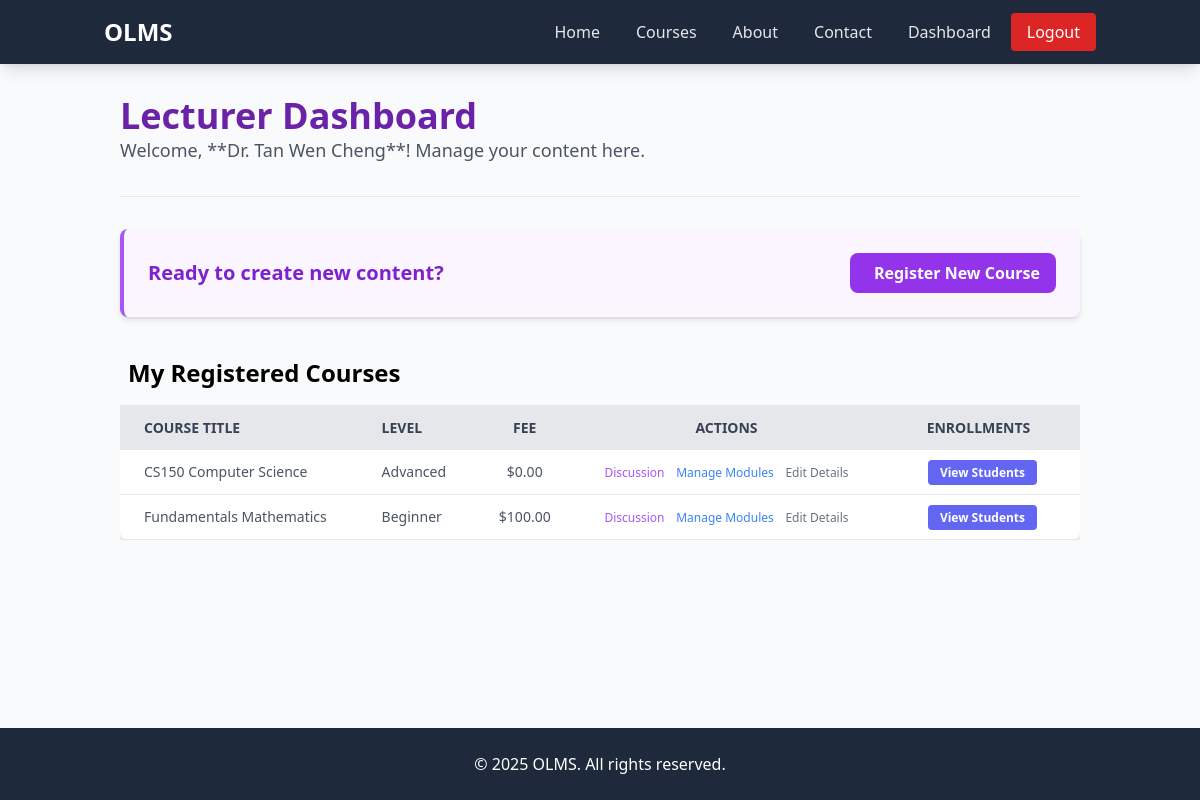
/lecturer/dashboard.php (signed in), run on an earlier commit of the app's database.
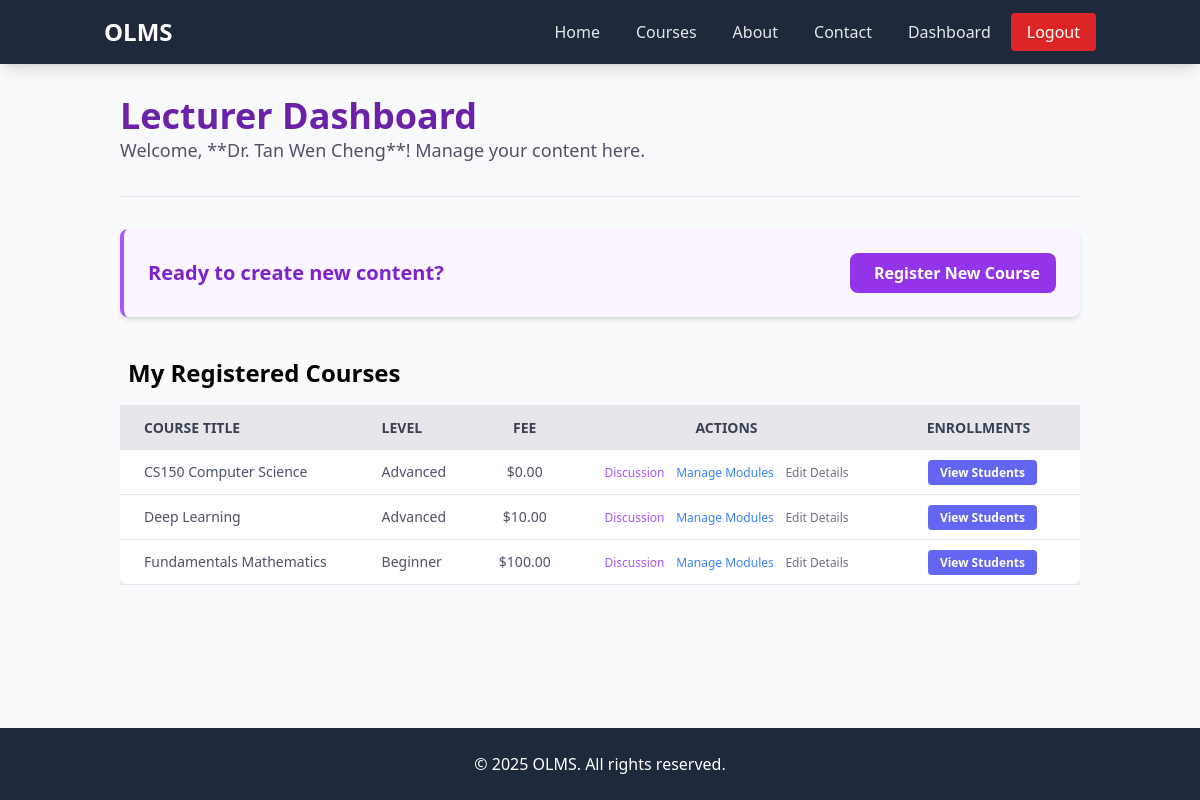
And on a later commit of the database.
### tables this page shows
CREATE TABLE `courses` (
  `id` int(11) NOT NULL,
  `title` varchar(100) NOT NULL,
  `level` varchar(50) DEFAULT NULL,
  `language` varchar(50) DEFAULT NULL,
  `fee` double(10,2) DEFAULT NULL,
  `lecturer_id` int(11) DEFAULT NULL,
  `description` varchar(500) DEFAULT NULL
);

### lecturer/dashboard.php (the view, shortened to what this page needs)
<?php
include("../header.php");
include("../connection.php");
$lecturer_id = $_SESSION['user_id'];
$lecturer_name = $_SESSION['user_name'];
$sql_courses = "
  SELECT
    c.id AS course_id,
    c.title AS course_title,
    c.level,
    c.language,
    c.fee
  FROM
    courses c
  WHERE
    c.lecturer_id = '{$lecturer_id}'
  ORDER BY
    c.title ASC";
$result = mysqli_query($conn, $sql_courses);
?>
<body>
  <div class="container mx-auto p-8">
    <header class="mb-8">
      <h1 class="text-4xl font-extrabold text-purple-800">Lecturer Dashboard</h1>
      <p class="text-lg text-gray-600">Welcome, **<?php echo htmlspecialchars($lecturer_name); ?>**! Manage your content here.</p>
    </header>
    <hr class="mb-8">
    <section id="actions" class="mb-10 p-6 bg-purple-50 border-l-4 border-purple-500 rounded-lg shadow-md flex justify-between items-center">
      <h2 class="text-xl font-semibold text-purple-700">Ready to create new content?</h2>
      <a href="add_course_form.php" class="bg-purple-600 hover:bg-purple-700 text-white font-bold py-2 px-4 rounded-lg transition duration-200">
        <i class="fas fa-plus-circle mr-2"></i> Register New Course
      </a>
    </section>
    <section id="courses-taught">
      <h2 class="text-2xl font-semibold mb-4 flex items-center"><i class="fas fa-chalkboard-teacher mr-2"></i> My Registered Courses</h2>
      <?php if (mysqli_num_rows($result) > 0): ?>
        <div class="overflow-x-auto">
          <table class="min-w-full bg-white shadow-md rounded-lg">
            <thead>
              <tr class="bg-gray-200 text-gray-700 uppercase text-sm leading-normal">
                <th class="py-3 px-6 text-left">Course Title</th>
                <th class="py-3 px-6 text-left">Level</th>
                <th class="py-3 px-6 text-center">Fee</th>
                <th class="py-3 px-6 text-center">Actions</th>
                <th class="py-3 px-6 text-center">Enrollments</th>
              </tr>
            </thead>
            <tbody class="text-gray-600 text-sm font-light">
              <?php while ($row = mysqli_fetch_assoc($result)): ?>
                <tr class="border-b border-gray-200 hover:bg-gray-100">
                  <td class="py-3 px-6 text-left whitespace-nowrap font-medium">
                    <?php echo htmlspecialchars($row['course_title']); ?>
                  </td>
                  <td class="py-3 px-6 text-left">
                    <?php echo htmlspecialchars($row['level']); ?>
                  </td>
                  <td class="py-3 px-6 text-center">
                    $<?php echo number_format($row['fee'], 2); ?>
                  </td>
                  <td class="py-3 px-6 text-center space-x-2">
                                                            <a href="course_discussion.php?course_id=<?php echo $row['course_id']; ?>" class="text-purple-500 hover:text-purple-700 font-medium text-xs">Discussion</a>
                    <a href="module_setup.php?course_id=<?php echo $row['course_id']; ?>" class="text-blue-500 hover:text-blue-700 font-medium text-xs">Manage Modules</a>
                    <a href="edit_course.php?course_id=<?php echo $row['course_id']; ?>" class="text-gray-500 hover:text-gray-700 font-medium text-xs">Edit Details</a>
                  </td>
                  <td class="py-3 px-10 text-center">
                    <a href="view_enrollment.php?course_id=<?php echo $row['course_id']; ?>" class="bg-indigo-500 hover:bg-indigo-600 text-white font-bold py-1 px-3 rounded text-xs transition duration-200 ml-2">View Students</a>
                  </td>
                </tr>
              <?php endwhile; ?>
            </tbody>
          </table>
        </div>
      <?php endif; ?>
    </section>
  </div>
</body>
<?php include("../footer.php"); ?>
</html>

### header.php (shortened to what this page needs)
<!DOCTYPE html>
<html lang="en">
<head>
    <script src="https://cdn.tailwindcss.com"></script>
</head>
<body class="flex flex-col min-h-screen bg-gray-50">
    <header class="bg-slate-800 shadow-lg sticky top-0 z-50">
        <nav class="container mx-auto px-4 relative">
            <div class="flex justify-between items-center py-4">
                <a href="<?php echo BASE_URL; ?>index.php" class="text-2xl font-bold text-white">
                    OLMS
                </a>
                <ul class="hidden md:flex space-x-1 items-center">
                    <li><a href="<?php echo BASE_URL; ?>index.php" class="text-gray-200 hover:text-white px-4 py-2 rounded hover:bg-slate-700 transition">Home</a></li>
                    <li><a href="<?php echo BASE_URL; ?>auth/catalog.php" class="text-gray-200 hover:text-white px-4 py-2 rounded hover:bg-slate-700 transition">Courses</a></li>
                    <li><a href="<?php echo BASE_URL; ?>about.php" class="text-gray-200 hover:text-white px-4 py-2 rounded hover:bg-slate-700 transition">About</a></li>
                    <li><a href="<?php echo BASE_URL; ?>contact.php" class="text-gray-200 hover:text-white px-4 py-2 rounded hover:bg-slate-700 transition">Contact</a></li>
                    <?php if(isset($_SESSION['user_id'])): ?>
                        <li><a href="<?php echo BASE_URL; ?>auth/dashboard.php" class="text-gray-200 hover:text-white px-4 py-2 rounded hover:bg-slate-700 transition">Dashboard</a></li>
                        <li><a href="<?php echo BASE_URL; ?>logout.php" class="bg-red-600 text-white px-4 py-2 rounded hover:bg-red-700 transition">Logout</a></li>
                    <?php endif; ?>
                </ul>
            </div>
        </nav>
    </header>
    <main class="flex-grow">

### footer.php (shortened to what this page needs)
</main>
    <footer class="bg-slate-800 text-white py-6 mt-auto">
        <div class="container mx-auto px-4 text-center">
            <p>&copy; <?php echo date('Y'); ?> OLMS. All rights reserved.</p>
        </div>
    </footer>
</body>
</html>

What changed in the data, as far as the page shows it:
added courses: title "Deep Learning", level "Advanced", fee "10.00"
